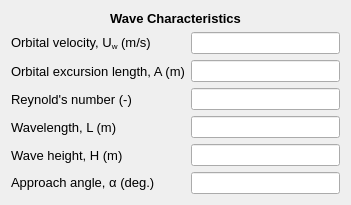
     <widget class="QWidget" name="formLayoutWidget_12">
      <property name="geometry">
       <rect>
        <x>20</x>
        <y>380</y>
        <width>351</width>
        <height>174</height>
       </rect>
      </property>
      <layout class="QFormLayout" name="formLayout_14">
       <item row="0" column="0" colspan="2">
        <widget class="QLabel" name="swCharacteristics_lbl_2">
         <property name="font">
          <font>
           <family>MS Shell Dlg 2</family>
           <pointsize>10</pointsize>
           <weight>75</weight>
           <bold>true</bold>
          </font>
         </property>
         <property name="text">
          <string>&lt;html&gt;&lt;head/&gt;&lt;body&gt;&lt;p align=&quot;center&quot;&gt;Wave Characteristics&lt;/p&gt;&lt;/body&gt;&lt;/html&gt;</string>
         </property>
        </widget>
       </item>
       <item row="1" column="0">
        <widget class="QLabel" name="regularOrbitalVelocity_lbl">
         <property name="font">
          <font>
           <family>MS Shell Dlg 2</family>
           <pointsize>10</pointsize>
          </font>
         </property>
         <property name="text">
          <string>&lt;html&gt;&lt;head/&gt;&lt;body&gt;&lt;p&gt;Orbital velocity, U&lt;span style=&quot; vertical-align:sub;&quot;&gt;w&lt;/span&gt; (m/s)&lt;/p&gt;&lt;/body&gt;&lt;/html&gt;</string>
         </property>
        </widget>
       </item>
       <item row="1" column="1">
        <widget class="QLineEdit" name="regularOrbitalVelocity_txt">
         <property name="readOnly">
          <bool>true</bool>
         </property>
        </widget>
       </item>
       <item row="2" column="0">
        <widget class="QLabel" name="excursionLength_lbl">
         <property name="font">
          <font>
           <family>MS Shell Dlg 2</family>
           <pointsize>10</pointsize>
          </font>
         </property>
         <property name="text">
          <string>Orbital excursion length, A (m)</string>
         </property>
        </widget>
       </item>
       <item row="2" column="1">
        <widget class="QLineEdit" name="excursionLength_txt">
         <property name="readOnly">
          <bool>true</bool>
         </property>
        </widget>
       </item>
       <item row="3" column="0">
        <widget class="QLabel" name="reynolds_lbl">
         <property name="font">
          <font>
           <family>MS Shell Dlg 2</family>
           <pointsize>10</pointsize>
          </font>
         </property>
         <property name="text">
          <string>Reynold's number (-)</string>
         </property>
        </widget>
       </item>
       <item row="3" column="1">
        <widget class="QLineEdit" name="reynolds_txt">
         <property name="readOnly">
          <bool>true</bool>
         </property>
        </widget>
       </item>
       <item row="4" column="0">
        <widget class="QLabel" name="waveLength_lbl">
         <property name="font">
          <font>
           <family>MS Shell Dlg 2</family>
           <pointsize>10</pointsize>
          </font>
         </property>
         <property name="text">
          <string>Wavelength, L (m)</string>
         </property>
        </widget>
       </item>
       <item row="4" column="1">
        <widget class="QLineEdit" name="waveLength_txt">
         <property name="readOnly">
          <bool>true</bool>
         </property>
        </widget>
       </item>
       <item row="5" column="0">
        <widget class="QLabel" name="waveHeight_lbl">
         <property name="font">
          <font>
           <family>MS Shell Dlg 2</family>
           <pointsize>10</pointsize>
          </font>
         </property>
         <property name="text">
          <string>Wave height, H (m)</string>
         </property>
        </widget>
       </item>
       <item row="6" column="0">
        <widget class="QLabel" name="approachAngle_lbl">
         <property name="font">
          <font>
           <family>MS Shell Dlg 2</family>
           <pointsize>10</pointsize>
          </font>
         </property>
         <property name="text">
          <string>&lt;html&gt;&lt;head/&gt;&lt;body&gt;&lt;p&gt;Approach angle, α (deg.)&lt;/p&gt;&lt;/body&gt;&lt;/html&gt;</string>
         </property>
        </widget>
       </item>
       <item row="5" column="1">
        <widget class="QLineEdit" name="waveHeight_txt">
         <property name="readOnly">
          <bool>true</bool>
         </property>
        </widget>
       </item>
       <item row="6" column="1">
        <widget class="QLineEdit" name="approachAngle_txt">
         <property name="readOnly">
          <bool>true</bool>
         </property>
        </widget>
       </item>
      </layout>
     </widget>
